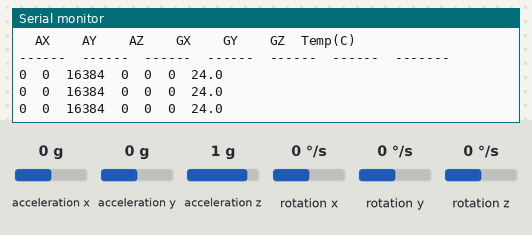
Bench run of a sketch on a simulated ESP32. Shown: the last lines printed to the serial monitor. Wiring (inferred from the names in the program): MPU-6050 motion sensor at I2C address 0x68. The inputs (shaded band) are chosen by the test bench; at power-on: acceleration x 0 g, acceleration y 0 g, acceleration z 1 g, rotation x 0 °/s, rotation y 0 °/s, rotation z 0 °/s.

Above: at 2.3 s.
2.4 s: acceleration x set to -1.4 g
At 3.0 s:
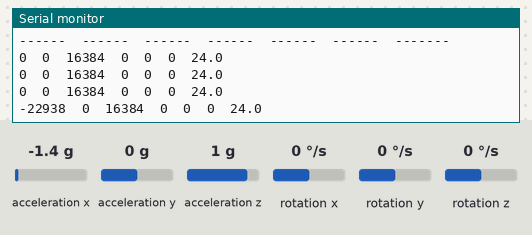
3.9 s: acceleration y set to -1.4 g
At 4.5 s:
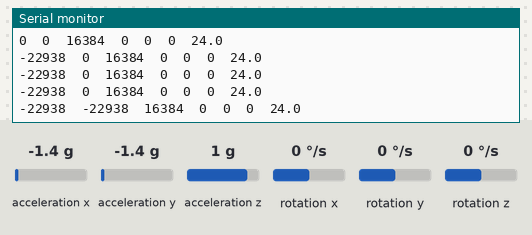
5.4 s: acceleration z set to -1.4 g
At 6.1 s:
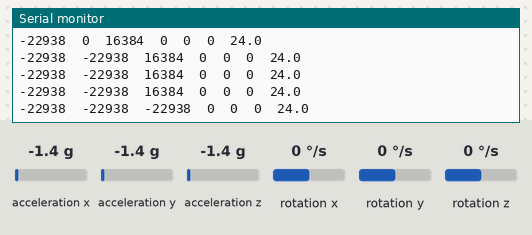
6.9 s: rotation x set to -192 °/s
At 7.6 s:
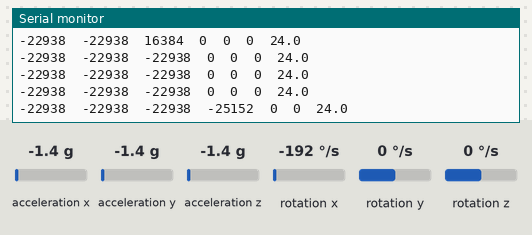
8.4 s: rotation y set to -192 °/s
At 9.1 s:
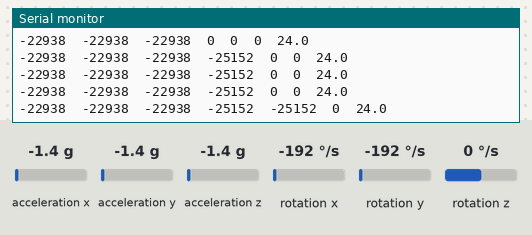

The sketch:

mpu6050_test.ino
```cpp
/*
 * MPU6050 I2C Test Sketch (Robust)
 * ---------------------------------
 * Wiring:
 *   SDA -> A4  (Arduino Uno)
 *   SCL -> A5  (Arduino Uno)
 *   VCC -> 3.3V or 5V
 *   GND -> GND
 *
 * Opens Serial at 115200 baud and prints raw accel/gyro values.
 */

#include <Wire.h>

#define MPU6050_ADDR 0x68

// Register addresses
#define REG_WHO_AM_I   0x75
#define REG_PWR_MGMT_1 0x6B
#define REG_ACCEL_XOUT 0x3B  // Start of 14-byte burst (accel, temp, gyro)

int16_t ax, ay, az;
int16_t gx, gy, gz;
int16_t temperature;

void i2cScan() {
  Serial.println(F("\n--- I2C Bus Scan ---"));
  byte count = 0;
  for (byte addr = 1; addr < 127; addr++) {
    Wire.beginTransmission(addr);
    byte error = Wire.endTransmission();
    if (error == 0) {
      Serial.print(F("  Device found at 0x"));
      if (addr < 16) Serial.print('0');
      Serial.println(addr, HEX);
      count++;
    }
  }
  if (count == 0) {
    Serial.println(F("  No I2C devices found!"));
  } else {
    Serial.print(F("  Total: "));
    Serial.print(count);
    Serial.println(F(" device(s)"));
  }
  Serial.println(F("--------------------\n"));
}

void setup() {
  Serial.begin(115200);
  delay(1000);  // Wait for serial + MPU to power up

  Wire.begin();  // SDA=A4, SCL=A5 (hardware default on Uno)

  Serial.println();
  Serial.println(F("==========================="));
  Serial.println(F(" MPU6050 I2C Test"));
  Serial.println(F(" SDA=A4  SCL=A5"));
  Serial.println(F("==========================="));

  // --- Scan the I2C bus first ---
  i2cScan();

  // --- Try to contact MPU6050 ---
  Wire.beginTransmission(MPU6050_ADDR);
  byte error = Wire.endTransmission();

  if (error != 0) {
    Serial.print(F("[ERROR] MPU6050 not responding at 0x68. I2C error code: "));
    Serial.println(error);
    Serial.println(F("Check wiring:"));
    Serial.println(F("  SDA -> A4,  SCL -> A5"));
    Serial.println(F("  VCC -> 3.3V/5V,  GND -> GND"));
    Serial.println(F("Halting. Press reset to retry."));
    while (1) { delay(1000); }
  }

  // --- Check WHO_AM_I register (should return 0x68) ---
  Wire.beginTransmission(MPU6050_ADDR);
  Wire.write(REG_WHO_AM_I);
  Wire.endTransmission(false);
  Wire.requestFrom((uint8_t)MPU6050_ADDR, (uint8_t)1);

  if (Wire.available()) {
    uint8_t whoAmI = Wire.read();
    Serial.print(F("WHO_AM_I = 0x"));
    Serial.println(whoAmI, HEX);

    if (whoAmI == 0x68 || whoAmI == 0x98) {
      Serial.println(F("[OK] MPU6050 detected!"));
    } else {
      Serial.println(F("[WARN] Unexpected WHO_AM_I value — may be a clone."));
    }
  }

  // --- Wake up MPU6050 (clear sleep bit) ---
  Wire.beginTransmission(MPU6050_ADDR);
  Wire.write(REG_PWR_MGMT_1);
  Wire.write(0x00);  // Clear sleep bit
  Wire.endTransmission();
  delay(100);

  Serial.println(F("\nMPU6050 initialized. Streaming data...\n"));
  Serial.println(F("  AX\t  AY\t  AZ\t  GX\t  GY\t  GZ\tTemp(C)"));
  Serial.println(F("------\t------\t------\t------\t------\t------\t-------"));
}

void loop() {
  // --- Burst-read 14 bytes starting at 0x3B ---
  Wire.beginTransmission(MPU6050_ADDR);
  Wire.write(REG_ACCEL_XOUT);
  Wire.endTransmission(false);
  Wire.requestFrom((uint8_t)MPU6050_ADDR, (uint8_t)14, (uint8_t)true);

  if (Wire.available() < 14) {
    Serial.println(F("[ERROR] Read failed — check wiring"));
    delay(1000);
    return;
  }

  ax = (Wire.read() << 8) | Wire.read();
  ay = (Wire.read() << 8) | Wire.read();
  az = (Wire.read() << 8) | Wire.read();
  temperature = (Wire.read() << 8) | Wire.read();
  gx = (Wire.read() << 8) | Wire.read();
  gy = (Wire.read() << 8) | Wire.read();
  gz = (Wire.read() << 8) | Wire.read();

  float tempC = temperature / 340.0 + 36.53;

  Serial.print(ax); Serial.print('\t');
  Serial.print(ay); Serial.print('\t');
  Serial.print(az); Serial.print('\t');
  Serial.print(gx); Serial.print('\t');
  Serial.print(gy); Serial.print('\t');
  Serial.print(gz); Serial.print('\t');
  Serial.println(tempC, 1);

  delay(500);
}
```

Measured:
- after the input at 2.4 s, the serial monitor: prints a new line after 0.23 s (image 1)
- after the input at 3.9 s, the serial monitor: prints a new line after 0.24 s (image 2)
- after the input at 5.4 s, the serial monitor: prints a new line after 0.24 s (image 3)
- after the input at 6.9 s, the serial monitor: prints a new line after 0.25 s (image 4)
- after the input at 8.4 s, the serial monitor: prints a new line after 0.25 s (image 5)
